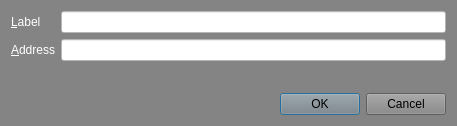
<?xml version="1.0" encoding="UTF-8"?>
<ui version="4.0">
 <class>EditAddressDialog</class>
 <widget class="QDialog" name="EditAddressDialog">
  <property name="geometry">
   <rect>
    <x>0</x>
    <y>0</y>
    <width>457</width>
    <height>126</height>
   </rect>
  </property>
  <property name="windowTitle">
   <string>Edit Address</string>
  </property>
  <property name="styleSheet">
   <string notr="true">background-color: rgb(132, 132, 132);
color: rgb(255, 255, 255);</string>
  </property>
  <layout class="QVBoxLayout" name="verticalLayout">
   <item>
    <layout class="QFormLayout" name="formLayout">
     <property name="fieldGrowthPolicy">
      <enum>QFormLayout::AllNonFixedFieldsGrow</enum>
     </property>
     <item row="0" column="0">
      <widget class="QLabel" name="label">
       <property name="text">
        <string>&amp;Label</string>
       </property>
       <property name="buddy">
        <cstring>labelEdit</cstring>
       </property>
      </widget>
     </item>
     <item row="0" column="1">
      <widget class="QLineEdit" name="labelEdit">
       <property name="toolTip">
        <string>The label associated with this address book entry</string>
       </property>
       <property name="styleSheet">
        <string notr="true">background-color: rgb(255, 255, 255);
color: rgb(0, 0, 0);</string>
       </property>
      </widget>
     </item>
     <item row="1" column="0">
      <widget class="QLabel" name="label_2">
       <property name="text">
        <string>&amp;Address</string>
       </property>
       <property name="buddy">
        <cstring>addressEdit</cstring>
       </property>
      </widget>
     </item>
     <item row="1" column="1">
      <widget class="QLineEdit" name="addressEdit">
       <property name="toolTip">
        <string>The address associated with this address book entry. This can only be modified for sending addresses.</string>
       </property>
       <property name="styleSheet">
        <string notr="true">background-color: rgb(255, 255, 255);
color: rgb(0, 0, 0);</string>
       </property>
      </widget>
     </item>
    </layout>
   </item>
   <item>
    <widget class="QDialogButtonBox" name="buttonBox">
     <property name="styleSheet">
      <string notr="true">color: rgb(0, 0, 0);</string>
     </property>
     <property name="orientation">
      <enum>Qt::Horizontal</enum>
     </property>
     <property name="standardButtons">
      <set>QDialogButtonBox::Cancel|QDialogButtonBox::Ok</set>
     </property>
    </widget>
   </item>
  </layout>
 </widget>
 <resources/>
 <connections>
  <connection>
   <sender>buttonBox</sender>
   <signal>accepted()</signal>
   <receiver>EditAddressDialog</receiver>
   <slot>accept()</slot>
   <hints>
    <hint type="sourcelabel">
     <x>248</x>
     <y>254</y>
    </hint>
    <hint type="destinationlabel">
     <x>157</x>
     <y>274</y>
    </hint>
   </hints>
  </connection>
  <connection>
   <sender>buttonBox</sender>
   <signal>rejected()</signal>
   <receiver>EditAddressDialog</receiver>
   <slot>reject()</slot>
   <hints>
    <hint type="sourcelabel">
     <x>316</x>
     <y>260</y>
    </hint>
    <hint type="destinationlabel">
     <x>286</x>
     <y>274</y>
    </hint>
   </hints>
  </connection>
 </connections>
</ui>
